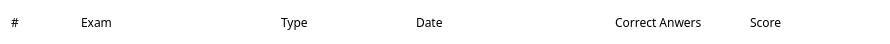
          <widget class="QWidget" name="widget_22" native="true">
           <property name="geometry">
            <rect>
             <x>70</x>
             <y>410</y>
             <width>890</width>
             <height>44</height>
            </rect>
           </property>
           <property name="maximumSize">
            <size>
             <width>16777215</width>
             <height>44</height>
            </size>
           </property>
           <property name="styleSheet">
            <string notr="true">background-color: #fff;
border-radius: 4px;</string>
           </property>
           <layout class="QHBoxLayout" name="horizontalLayout_12">
            <item>
             <widget class="QLabel" name="label_27">
              <property name="sizePolicy">
               <sizepolicy hsizetype="Preferred" vsizetype="Preferred">
                <horstretch>1</horstretch>
                <verstretch>0</verstretch>
               </sizepolicy>
              </property>
              <property name="font">
               <font>
                <family>Source Sans 3 Medium</family>
               </font>
              </property>
              <property name="text">
               <string>#</string>
              </property>
             </widget>
            </item>
            <item>
             <widget class="QLabel" name="label_28">
              <property name="sizePolicy">
               <sizepolicy hsizetype="Preferred" vsizetype="Preferred">
                <horstretch>3</horstretch>
                <verstretch>0</verstretch>
               </sizepolicy>
              </property>
              <property name="font">
               <font>
                <family>Source Sans 3 Medium</family>
               </font>
              </property>
              <property name="text">
               <string>Exam</string>
              </property>
             </widget>
            </item>
            <item>
             <widget class="QLabel" name="label_33">
              <property name="sizePolicy">
               <sizepolicy hsizetype="Preferred" vsizetype="Preferred">
                <horstretch>2</horstretch>
                <verstretch>0</verstretch>
               </sizepolicy>
              </property>
              <property name="font">
               <font>
                <family>Source Sans 3 Medium</family>
               </font>
              </property>
              <property name="text">
               <string>Type</string>
              </property>
             </widget>
            </item>
            <item>
             <widget class="QLabel" name="label_34">
              <property name="sizePolicy">
               <sizepolicy hsizetype="Preferred" vsizetype="Preferred">
                <horstretch>3</horstretch>
                <verstretch>0</verstretch>
               </sizepolicy>
              </property>
              <property name="font">
               <font>
                <family>Source Sans 3 Medium</family>
               </font>
              </property>
              <property name="text">
               <string>Date</string>
              </property>
             </widget>
            </item>
            <item>
             <widget class="QLabel" name="label_39">
              <property name="sizePolicy">
               <sizepolicy hsizetype="Preferred" vsizetype="Preferred">
                <horstretch>2</horstretch>
                <verstretch>0</verstretch>
               </sizepolicy>
              </property>
              <property name="font">
               <font>
                <family>Source Sans 3 Medium</family>
               </font>
              </property>
              <property name="text">
               <string>Correct Anwers</string>
              </property>
              <property name="wordWrap">
               <bool>false</bool>
              </property>
             </widget>
            </item>
            <item>
             <widget class="QLabel" name="label_35">
              <property name="sizePolicy">
               <sizepolicy hsizetype="Preferred" vsizetype="Preferred">
                <horstretch>2</horstretch>
                <verstretch>0</verstretch>
               </sizepolicy>
              </property>
              <property name="font">
               <font>
                <family>Source Sans 3 Medium</family>
               </font>
              </property>
              <property name="text">
               <string>Score</string>
              </property>
             </widget>
            </item>
           </layout>
          </widget>
